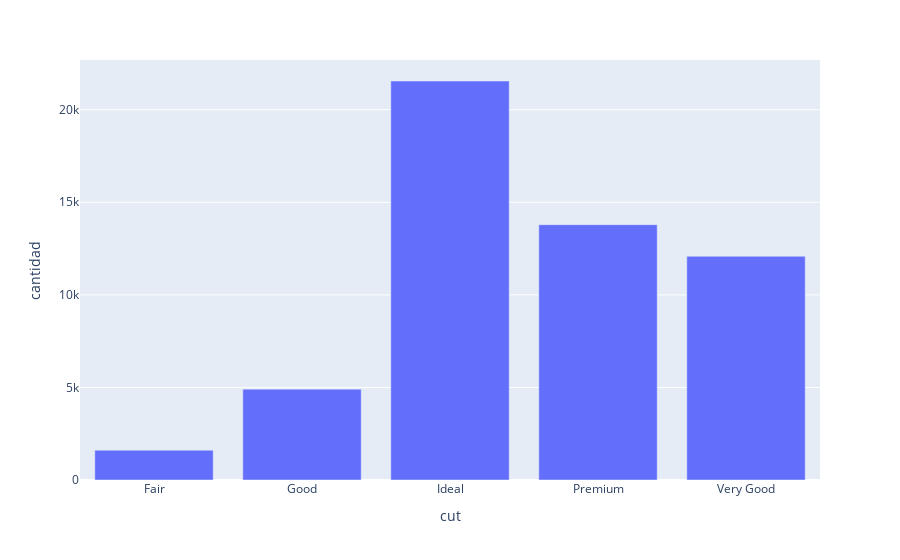

The notebook cell this image was saved under:
### Code cell
#24.crear un gráfico de barras de 'cut' . 
data2 = data.groupby("cut").count().reset_index()

data2.rename(columns = {"carat":"cantidad"}, inplace = True)
fig = px.bar(data2, x="cut", y="cantidad")
fig.show()

### Figure 1 — Plotly figure (JSON) as saved in the notebook; plotly's stock layout.template omitted (floating-point values rounded to 4 significant figures)
{"data": [{"alignmentgroup": "True", "hovertemplate": "cut=%{x}<br>cantidad=%{y}<extra></extra>", "legendgroup": "", "marker": {"color": "#636efa", "pattern": {"shape": ""}}, "name": "", "offsetgroup": "", "orientation": "v", "showlegend": false, "textposition": "auto", "type": "bar", "x": ["Fair", "Good", "Ideal", "Premium", "Very Good"], "xaxis": "x", "y": [1610, 4906, 21551, 13791, 12082], "yaxis": "y"}], "layout": {"barmode": "relative", "legend": {"tracegroupgap": 0}, "margin": {"t": 60}, "xaxis": {"anchor": "y", "domain": [0, 1], "title": {"text": "cut"}}, "yaxis": {"anchor": "x", "domain": [0, 1], "title": {"text": "cantidad"}}}}
